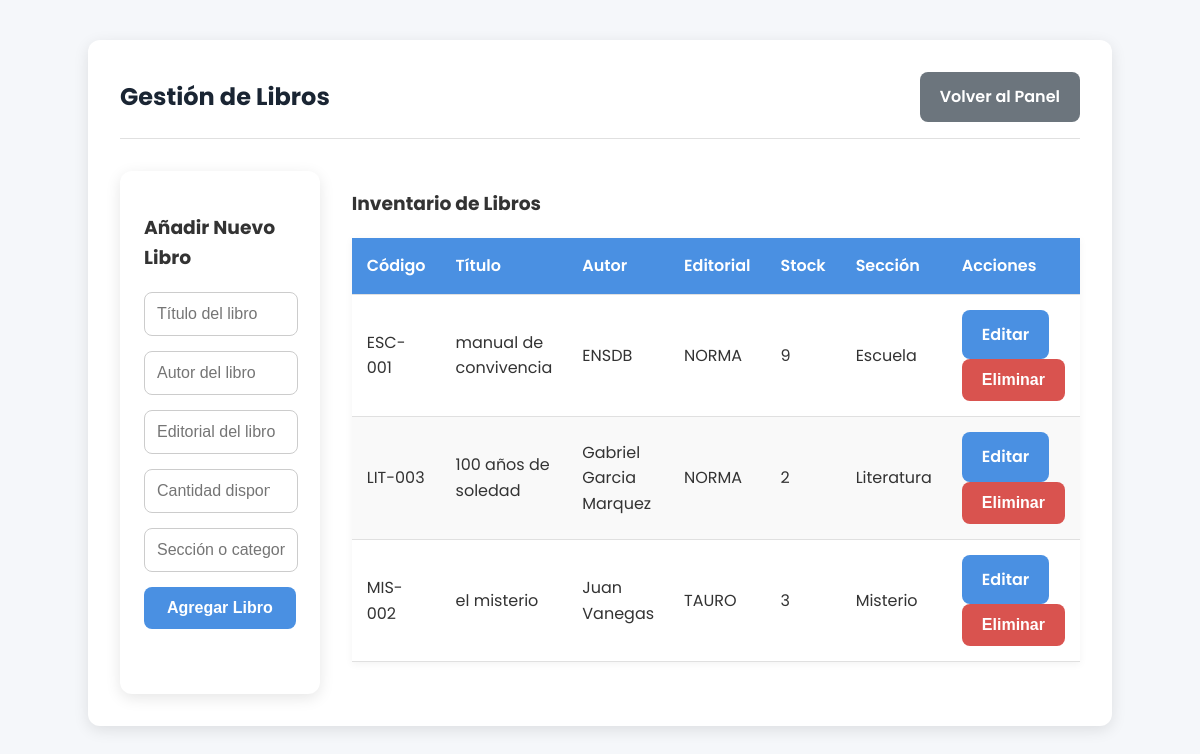
/admin_libros (signed in), run on the app's committed database.
### tables this page shows
CREATE TABLE libro (
                id INTEGER PRIMARY KEY AUTOINCREMENT,
                titulo TEXT NOT NULL,
                autor TEXT NOT NULL,
                editorial TEXT NOT NULL,
                stock INTEGER NOT NULL,
                seccion TEXT NOT NULL
            , codigo_libro TEXT);

### biblioteca/app.py (the view, shortened to what this page needs)
@app.route('/admin_libros', methods=['GET', 'POST'])
def admin_libros():
    if not session.get('admin'):
        return redirect(url_for('admin_login'))
    conn = get_db_connection()
    libros = conn.execute('SELECT * FROM libro ORDER BY seccion, codigo_libro').fetchall()
    conn.close()
    return render_template('admin_libros.html', libros=libros)

### biblioteca/app.py (called while the page is built)
def get_db_connection():
    conn = sqlite3.connect(DATABASE)
    conn.row_factory = sqlite3.Row
    return conn

### biblioteca/templates/admin_libros.html (shortened to what this page needs)
<!DOCTYPE html>
<html lang="es">
<head>
    <link rel="stylesheet" href="{{ url_for('static', filename='css/styles.css') }}">
</head>
<body>
    <div class="container">
        <header class="header">
            <h2>Gestión de Libros</h2>
            <a href="{{ url_for('admin_panel') }}" class="btn btn-secondary">Volver al Panel</a>
        </header>
        <div class="admin-content">
            <div class="form-container">
                <h3>Añadir Nuevo Libro</h3>
                <form action="{{ url_for('admin_libros') }}" method="post">
                    <input type="text" name="titulo" placeholder="Título del libro" required class="form-input">
                    <input type="text" name="autor" placeholder="Autor del libro" required class="form-input">
                    <input type="text" name="editorial" placeholder="Editorial del libro" required class="form-input">
                    <input type="number" name="stock" placeholder="Cantidad disponible" min="1" required class="form-input">
                    <input type="text" name="seccion" placeholder="Sección o categoría" required class="form-input">
                    <button type="submit" class="btn" style="width:100%;">Agregar Libro</button>
                </form>
            </div>
            <div class="table-container">
                <h3>Inventario de Libros</h3>
                <table>
                    <thead>
                        <tr>
                            <th>Código</th>
                            <th>Título</th>
                            <th>Autor</th>
                            <th>Editorial</th>
                            <th>Stock</th>
                            <th>Sección</th>
                            <th>Acciones</th>
                        </tr>
                    </thead>
                    <tbody>
                        {% for libro in libros %}
                        <tr>
                            <td>{{ libro['codigo_libro'] }}</td>
                            <td>{{ libro['titulo'] }}</td>
                            <td>{{ libro['autor'] }}</td>
                            <td>{{ libro['editorial'] }}</td>
                            <td>{{ libro['stock'] }}</td>
                            <td>{{ libro['seccion'] }}</td>
                            <td>
                                <a href="{{ url_for('admin_editar_libro', libro_id=libro['id']) }}" class="btn btn-sm">Editar</a>
                                <form action="{{ url_for('admin_eliminar_libro', libro_id=libro['id']) }}" method="post" class="action-form" onsubmit="return confirm('¿Estás seguro de que quieres eliminar este libro? Esta acción puede no ser reversible.');">
                                    <button type.="submit" class="btn btn-sm btn-danger">Eliminar</button>
                                </form>
                            </td>
                        </tr>
                        {% else %}
                        <tr>
                            <td colspan="7">No hay libros registrados.</td>
                        </tr>
                        {% endfor %}
                    </tbody>
                </table>
            </div>
        </div>
    </div>
</body>
</html>

### biblioteca/static/css/styles.css (style rules this page uses)
:root { --primary-color: #4a90e2; --secondary-color: #f5f7fa; --text-color: #333; --heading-color: #1a2533; --success-color: #5cb85c; --error-color: #d9534f; --shadow: 0 4px 15px rgba(0, 0, 0, 0.1); --border-radius: 12px; }
body { background-color: var(--secondary-color); font-family: 'Poppins', sans-serif; margin: 0; padding: 20px; color: var(--text-color); line-height: 1.6; }
.container { max-width: 960px; margin: 20px auto; background: #fff; border-radius: var(--border-radius); box-shadow: var(--shadow); padding: 2em; }
.header { display: flex; justify-content: space-between; align-items: center; margin-bottom: 2em; padding-bottom: 1em; border-bottom: 1px solid #e0e0e0; }
.header h2 { color: var(--heading-color); margin: 0; }
form { display: flex; flex-direction: column; gap: 15px; margin-bottom: 2em; }
input[type="text"], input[type="email"], input[type="number"], input[type="password"] { width: calc(100% - 24px); padding: 12px; border: 1px solid #ccc; border-radius: 8px; font-size: 16px; transition: all 0.3s ease; }
button, .btn { background: var(--primary-color); color: #fff; border: none; border-radius: 8px; padding: 12px 20px; font-size: 16px; font-weight: 600; cursor: pointer; transition: all 0.3s ease; text-decoration: none; display: inline-block; }
.btn-secondary { background-color: #6c757d; }
.btn-danger { background-color: var(--error-color); }
table { width: 100%; border-collapse: collapse; margin-bottom: 2em; box-shadow: 0 2px 8px rgba(0,0,0,0.05); }
th, td { padding: 15px; border-bottom: 1px solid #e0e0e0; text-align: left; }
th { background-color: var(--primary-color); color: white; font-weight: 600; }
tr:nth-child(even) { background-color: #f9f9f9; }

### biblioteca/templates/admin_libros.html (style rules this page uses)
.admin-content { display: grid; grid-template-columns: 1fr 2fr; gap: 2em; }
.form-container { background: #fff; padding: 1.5em; border-radius: var(--border-radius); box-shadow: var(--shadow); }
.action-form { display: inline-block; margin: 0; }

### data on the page
libro: codigo_libro "ESC-001", titulo "manual de convivencia", autor "ENSDB", editorial "NORMA", stock "9", seccion "Escuela"
libro: codigo_libro "LIT-003", titulo "100 años de soledad", autor "Gabriel Garcia Marquez", editorial "NORMA", stock "2", seccion "Literatura"
libro: codigo_libro "MIS-002", titulo "el misterio", autor "Juan Vanegas", editorial "TAURO", stock "3", seccion "Misterio"
